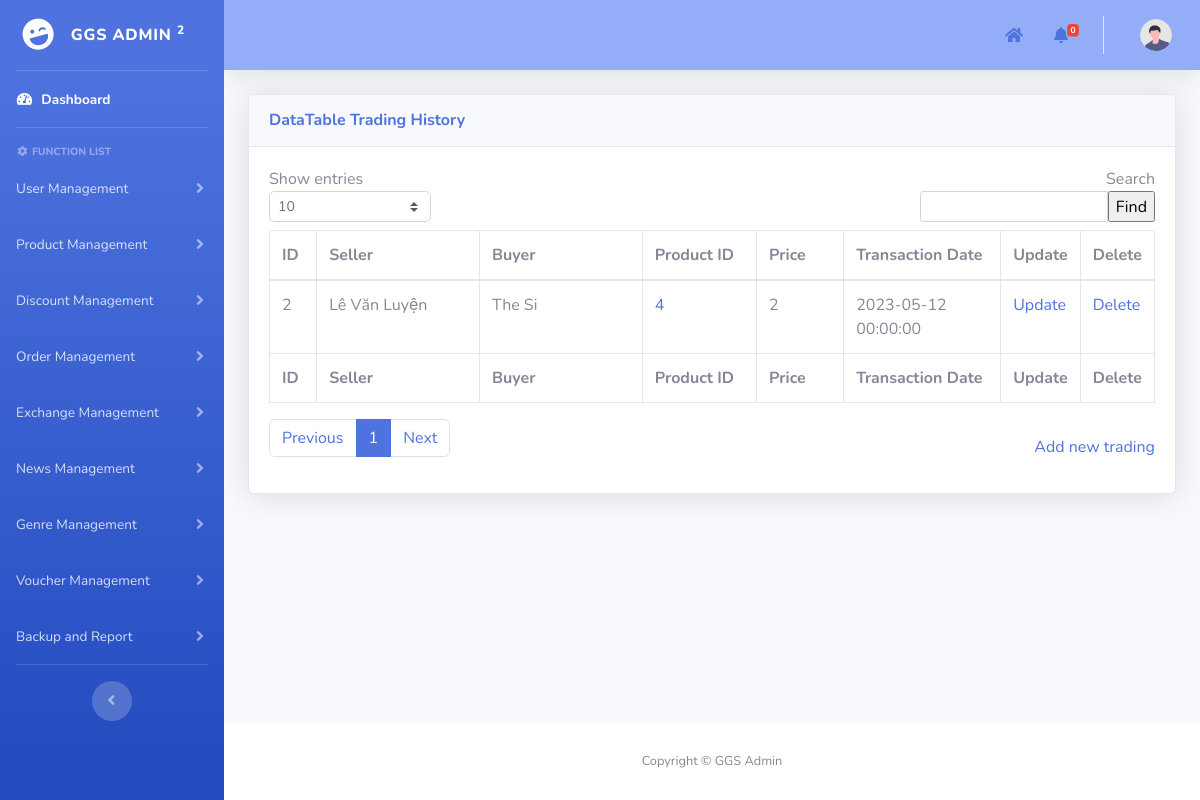
The page /admin/pages/exchangeManagement/tradings_history.php on the database as committed earlier.
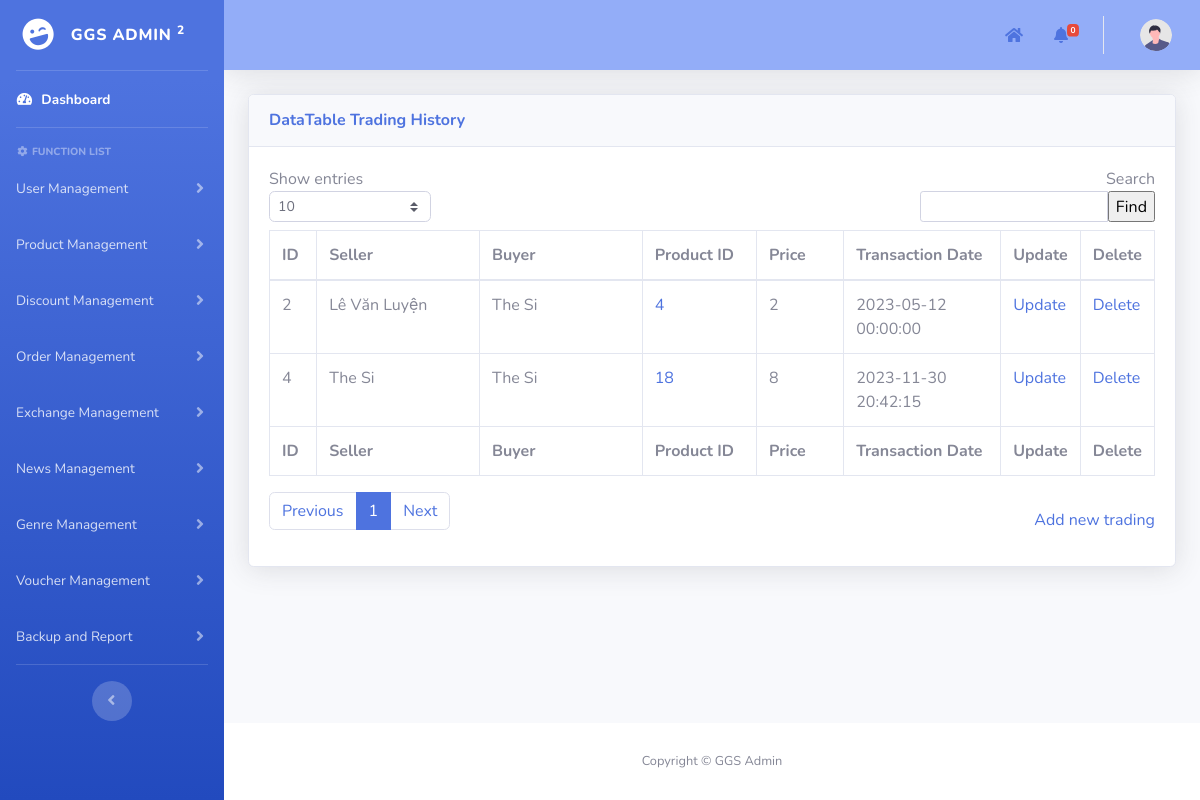
The same page on the database as committed later.
### tables this page shows
CREATE TABLE `tradings_history` (
  `id` int(11) NOT NULL AUTO_INCREMENT,
  `buyer_id` int(11) NOT NULL,
  `product_id` int(11) NOT NULL,
  `price` int(11) NOT NULL,
  `transaction_date` datetime NOT NULL,
  PRIMARY KEY (`id`),
  KEY `tradings_history_ibfk_2` (`buyer_id`),
  KEY `tradings_history_ibfk_3` (`product_id`),
  CONSTRAINT `tradings_history_ibfk_2` FOREIGN KEY (`buyer_id`) REFERENCES `users` (`id`) ON DELETE CASCADE ON UPDATE CASCADE,
  CONSTRAINT `tradings_history_ibfk_3` FOREIGN KEY (`product_id`) REFERENCES `purchased_products` (`id`) ON DELETE CASCADE ON UPDATE CASCADE
);

CREATE TABLE `users` (
  `id` int(11) NOT NULL AUTO_INCREMENT,
  `username` varchar(50) NOT NULL,
  `password` varchar(100) NOT NULL,
  `role` enum('user','manufacturer','developer') NOT NULL,
  `full_name` varchar(60) NOT NULL,
  `phone_number` varchar(10) NOT NULL,
  `email` varchar(100) NOT NULL,
  `Gcoin` int(11) NOT NULL DEFAULT 0,
  `locked_until` date DEFAULT NULL,
  `login_attempts` int(11) NOT NULL,
  `lastest_login` date NOT NULL DEFAULT '1900-01-01',
  PRIMARY KEY (`id`)
);

### admin/pages/add_template.php (called while the page is built, shortened)
<?php
include("../template/template.php");
?>

### admin/pages/exchangeManagement/tradings_history.php (the view, shortened to what the changed rows need)
<?php
include("../add_template.php");
function main()
{
    include("../../../mod/database_connection.php");
    $search = isset($_POST["search"]) ? $_POST["search"] : "";
    $show_entries = isset($_POST["show_entries"]) ? $_POST["show_entries"] : 10;
    if (isset($_GET['page'])) {
        $page = $_GET['page'];
    } else {
        $page = 1;
    }
    if ($page == 1) {
        $begin = 0;
    } else {
        $begin = ($page * $show_entries) - $show_entries;
    }
    $query = "SELECT us.full_name as Seller,th.*,ub.full_name as Buyer FROM `tradings_history` th
    INNER JOIN users ub ON ub.id = th.buyer_id
    INNER JOIN purchased_products pd ON pd.id = th.product_id
    INNER JOIN users us ON us.id = pd.customer_id
    WHERE ub.full_name LIKE '%$search%' OR us.full_name LIKE '%$search%'";
    $stmt = $conn->prepare($query);
    if (!$stmt->execute()) {
        die("Execute failed: " . $stmt->error);
    }
    $result = $stmt->get_result();
    $total_num_rows = $result->num_rows;
    $total_page = ceil($total_num_rows / $show_entries);
    $query .= "LIMIT $begin, $show_entries";
    $stmt = $conn->prepare($query);
    if (!$stmt->execute()) {
        die("Execute failed: " . $stmt->error);
    }
    $result = $stmt->get_result();
    ?>
    <div class="container-fluid">
        <form method="post" name="frmDataDiscount">
            <div class="card shadow mb-4">
                <div class="card-body">
                    <div class="table-responsive">
                        <div id="dataTable_wrapper" class="dataTables_wrapper dt-bootstrap4">
                            <div id="table_data_return">
                                <div class="row">
                                    <div class="col-sm-12">
                                        <table class="table table-bordered dataTable" id="dataTable" width="100%"
                                            cellspacing="0" role="grid" aria-describedby="dataTable_info"
                                            style="width: 100%;">
                                            <thead>
                                                <tr role="row">
                                                    <th class="sorting sorting_asc" tabindex="0" aria-controls="dataTable"
                                                        rowspan="1" colspan="1" aria-sort="ascending"
                                                        aria-label="ID: activate to sort column descending"
                                                        style="width: 50px;">
                                                        ID
                                                    </th>
                                                    <th class="sorting" tabindex="0" aria-controls="dataTable" rowspan="1"
                                                        colspan="1"
                                                        aria-label="Order date: activate to sort column ascending"
                                                        style="width: 210px;">
                                                        Seller</th>
                                                    <th class="sorting" tabindex="0" aria-controls="dataTable" rowspan="1"
                                                        colspan="1" aria-label="Customer: activate to sort column ascending"
                                                        style="width: 210px;">
                                                        Buyer
                                                    </th>
                                                    <th class="sorting" tabindex="0" aria-controls="dataTable" rowspan="1"
                                                        colspan="1"
                                                        aria-label="Total amount: activate to sort column ascending"
                                                        style="width: 130px;">
                                                        Product ID
                                                    </th>
                                                    <th class="sorting" tabindex="0" aria-controls="dataTable" rowspan="1"
                                                        colspan="1" aria-label="Status: activate to sort column ascending"
                                                        style="width: 100px;">
                                                        Price</th>
                                                    <th class="sorting" tabindex="0" aria-controls="dataTable" rowspan="1"
                                                        colspan="1" aria-label="Status: activate to sort column ascending"
                                                        style="width: 180px;">
                                                        Transaction Date</th>
                                                    <th class="sorting" tabindex="0" aria-controls="dataTable" rowspan="1"
                                                        colspan="1" aria-label="Age: activate to sort column ascending"
                                                        style="width: 70px;">Update
                                                    </th>
                                                    <th class="sorting" tabindex="0" aria-controls="dataTable" rowspan="1"
                                                        colspan="1" aria-label="Age: activate to sort column ascending"
                                                        style="width: 70px;">Delete
                                                    </th>
                                                </tr>
                                            </thead>
                                            <tfoot>
                                                <tr>
                                                    <th rowspan="1" colspan="1">ID</th>
                                                    <th rowspan="1" colspan="1">Seller</th>
                                                    <th rowspan="1" colspan="1">Buyer</th>
                                                    <th rowspan="1" colspan="1">Product ID</th>
                                                    <th rowspan="1" colspan="1">Price</th>
                                                    <th rowspan="1" colspan="1">Transaction Date</th>
                                                    <th rowspan="1" colspan="1">Update</th>
                                                    <th rowspan="1" colspan="1">Delete</th>
                                                </tr>
                                            </tfoot>
                                            <tbody>
                                                <?php
                                                if ($result->num_rows > 0) {
                                                    while ($row = $result->fetch_assoc()) { ?>
                                                        <tr>
                                                            <td>
                                                                <?php echo $row['id']; ?>
                                                            </td>
                                                            <td>
                                                                <?php echo $row['Seller']; ?>
                                                            </td>
                                                            <td>
                                                                <?php echo $row['Buyer']; ?>
                                                            </td>
                                                            <td>
                                                                <a href="./exchanges_management.php?id=<?= $row['product_id']; ?>">
                                                                    <?= $row['product_id']; ?>
                                                                </a>
                                                            </td>
                                                            <td>
                                                                <?php echo $row['price']; ?>
                                                            </td>
                                                            <td>
                                                                <?php echo $row['transaction_date']; ?>
                                                            </td>
                                                            <td><a
                                                                    href="update_trading.php?id=<?php echo $row['id']; ?>">Update</a>
                                                            </td>
                                                            <td><a
                                                                    href="javascript:deleteItem(<?php echo $row['id']; ?>)">Delete</a>
                                                            </td>
                                                        </tr>
                                                        <?php
                                                    }
                                                } else {
                                                    echo '<td style="border: none;">No results found.</td>';
                                                }
                                                ?>
                                            </tbody>
                                        </table>
                                    </div>
                                </div>
                                <div class="row">
                                    <div class="col-sm-12 col-md-6">
                                        <div class="dataTables_paginate paging_simple_numbers" id="dataTable_paginate">
                                            <ul class="pagination">
                                                <?php
                                                for ($i = 1; $i <= $total_page; $i++) { ?>
                                                    <li class="paginate_button page-item <?= ($i == $page) ? 'active' : '' ?>">
                                                        <a href="javascript:a('tradings_history.php?page=<?= $i; ?>')"
                                                            aria-controls="dataTable" data-dt-idx="<?= $i; ?>" tabindex="0"
                                                            class="page-link">
                                                            <?= $i; ?>
                                                        </a>
                                                    </li>
                                                <?php }
                                                ?>
                                            </ul>
                                        </div>
                                    </div>
                                </div>
                            </div>
                        </div>
                    </div>
                </div>
            </div>
        </form>
    </div>
<?php }
?>

Rows that differ between the two databases and show on the page:
added tradings_history: id "4", buyer.full_name "The Si", product "18", price "8", transaction_date "2023-11-30 20:42:15"
